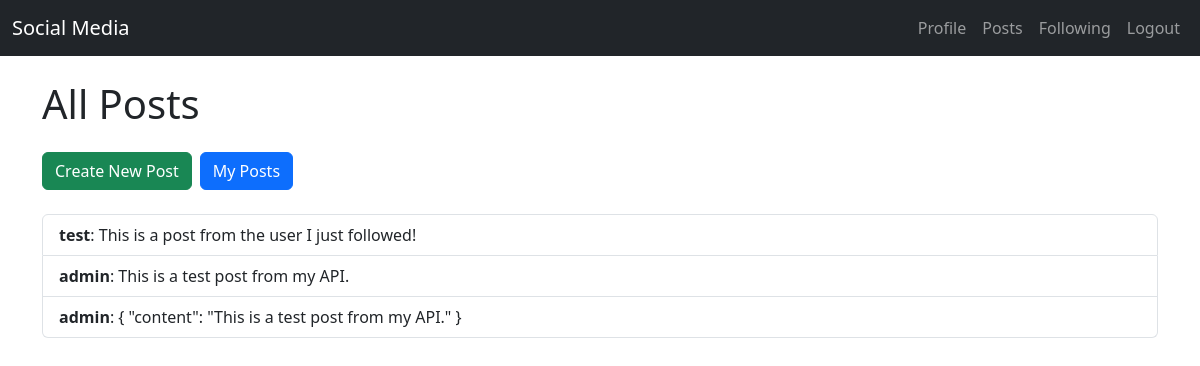
Page /posts/ (signed in) on the earlier database version.
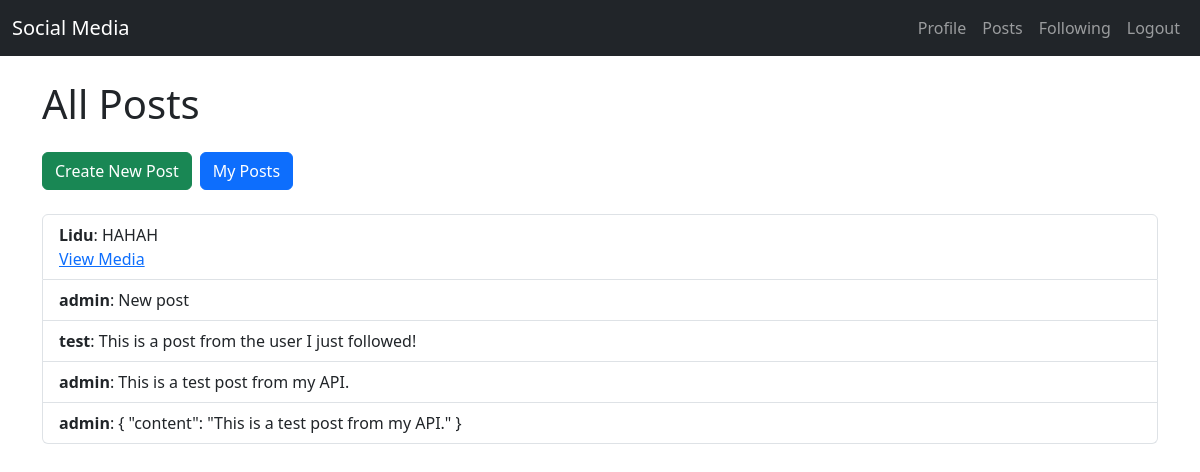
Same page on the later database version.
### posts/models.py (models this page shows, shortened)
class Post(models.Model):
    user = models.ForeignKey(User, on_delete=models.CASCADE, related_name='posts')
    content = models.TextField()
    timestamp = models.DateTimeField(auto_now_add=True)
    media = models.FileField(upload_to='posts/', blank=True, null=True)
    class Meta:
        ordering = ['-timestamp']

### posts/views_html.py (the view)
# urls.py: path('', post_list_view, name='post_list'),
@login_required
def post_list_view(request):
    posts = Post.objects.all().order_by('-timestamp')
    return render(request, "posts/post_list.html", {"posts": posts})

### posts/templates/posts/post_list.html (shortened to what this page needs)
{% extends "base.html" %}
{% block content %}
<h1 class="mb-4">All Posts</h1>
<div class="d-flex mb-4">
    <a href="{% url 'create_post' %}" class="btn btn-success me-2">Create New Post</a>
    <a href="{% url 'my_posts' %}" class="btn btn-primary">My Posts</a>
</div>
<ul class="list-group">
    {% for post in posts %}
    <li class="list-group-item">
        <strong>{{ post.user.username }}</strong>: {{ post.content }}
        {% if post.media %}
        <br>
        <a href="{{ post.media.url }}" target="_blank">View Media</a>
        {% endif %}
        <br>
    </li>
    {% empty %}
    <li class="list-group-item">No posts yet.</li>
    {% endfor %}
</ul>
{% endblock %}

Differences in the rows shown:
added Post: user.username "Lidu", content "HAHAH"
added Post: user.username "admin", content "New post"
